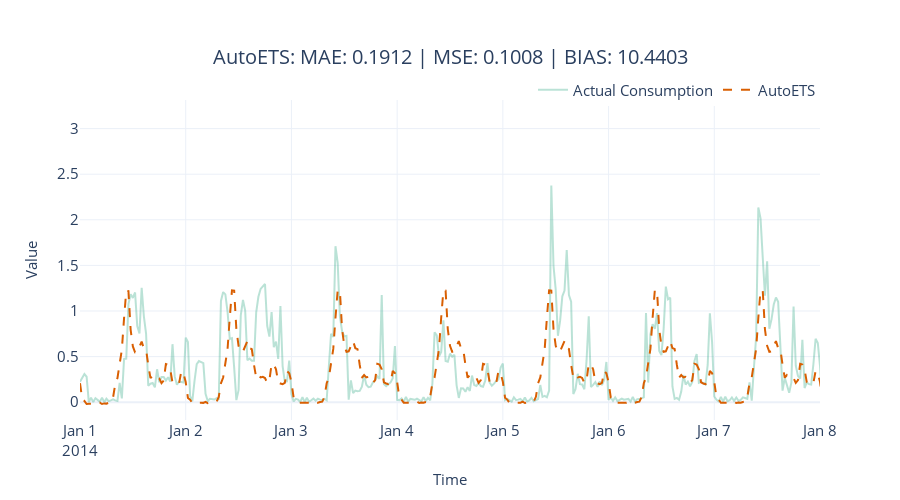

This figure's notebook cell:
### Code cell
model_name = ['AutoETS']
model_display_name = ['AutoETS']

fig = plot_forecast(results, forecast_columns=model_name, forecast_display_names=model_display_name, timestamp_col ='timestamp')
fig = format_plot(fig, title=f"{model_name[0]}: "\
                  f"MAE: {metrics.loc[metrics.Model==model_name[0]][['mae']].iloc[0].item():.4f} | "\
                  f"MSE: {metrics.loc[metrics.Model==model_name[0]][['mse']].iloc[0].item():.4f} | "\
                  # f"MASE: {metrics.loc[metrics.Model==model_name[0]][['mase']].iloc[0].item():.4f} | "\
                  f"BIAS: {metrics.loc[metrics.Model==model_name[0]][['forecast_bias']].iloc[0].item():.4f}")
fig.update_xaxes(type="date", range=["2014-01-01", "2014-01-08"])
#fig.write_image("imgs/chapter_4/ets.png")
fig.show()

### Figure 1 — Plotly figure (JSON) as saved in the notebook; plotly's stock layout.template omitted (floating-point values rounded to 4 significant figures; data arrays with more than 128 entries replaced by an {"elided": "..."} marker saying what was removed)
{"data": [{"line": {"color": "rgba(27,158,119, 0.3)"}, "mode": "lines", "name": "Actual Consumption", "type": "scatter", "x": {"elided": "1488 str values"}, "y": {"elided": "1488 float values"}}, {"line": {"color": "rgba(217,95,2, 1)", "dash": "dash"}, "mode": "lines", "name": "AutoETS", "type": "scatter", "x": {"elided": "1488 str values"}, "y": {"elided": "1488 float values"}}], "layout": {"autosize": false, "height": 500, "legend": {"font": {"size": 15}, "orientation": "h", "title": {}, "x": 1, "xanchor": "right", "y": 0.98, "yanchor": "bottom"}, "title": {"font": {"size": 20}, "text": "AutoETS: MAE: 0.1912 | MSE: 0.1008 | BIAS: 10.4403", "x": 0.5, "xanchor": "center", "yanchor": "top"}, "width": 900, "xaxis": {"range": ["2014-01-01", "2014-01-08"], "tickfont": {"size": 15}, "title": {"font": {"size": 15}, "text": "Time"}, "type": "date"}, "yaxis": {"tickfont": {"size": 15}, "title": {"font": {"size": 15}, "text": "Value"}}}}
